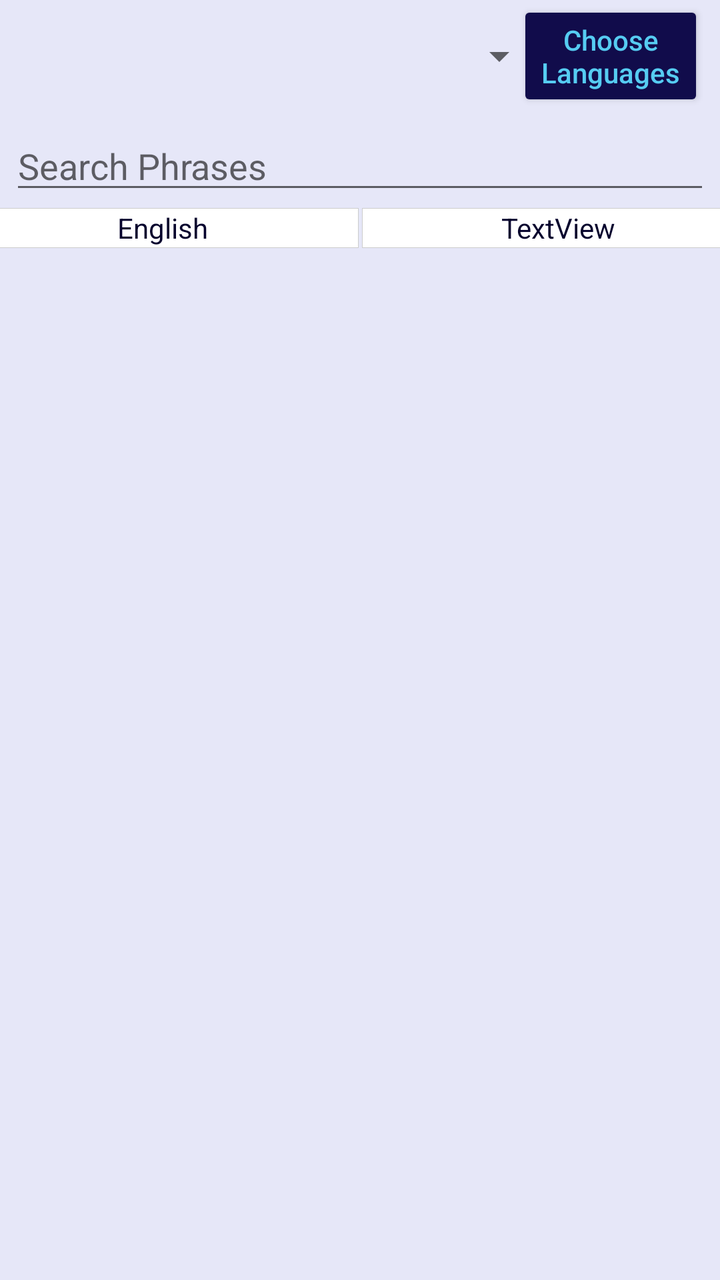
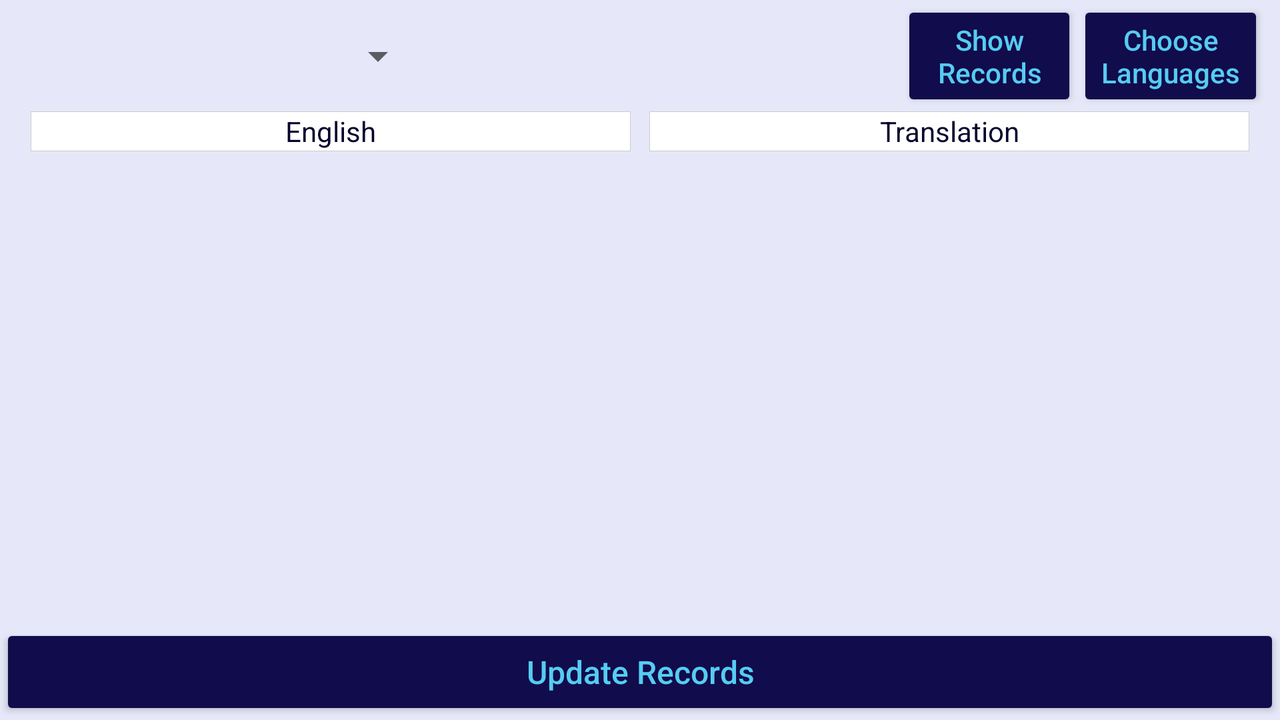

One screen, two layout resources from the same app: the default and the repository's alternative for another configuration. Each is rendered where Android would select it; the XML of both is given below.
<!-- AndroidManifest.xml: application theme AppTheme -->
<!-- res/layout/activity_dictionary.xml -->
<?xml version="1.0" encoding="utf-8"?>
<androidx.constraintlayout.widget.ConstraintLayout xmlns:android="http://schemas.android.com/apk/res/android"
    xmlns:app="http://schemas.android.com/apk/res-auto"
    xmlns:tools="http://schemas.android.com/tools"
    android:layout_width="match_parent"
    android:layout_height="match_parent"
    android:background="#1F505BE4"
    tools:context=".Dictionary">


    <Spinner
        android:id="@+id/language_spinner"
        android:layout_width="280dp"
        android:layout_height="40dp"
        android:layout_marginStart="8dp"
        android:layout_marginTop="8dp"
        app:layout_constraintEnd_toStartOf="@+id/subscribe_button"
        app:layout_constraintStart_toStartOf="parent"
        app:layout_constraintTop_toTopOf="parent" />

    <Button
        android:id="@+id/subscribe_button"
        android:layout_width="wrap_content"
        android:layout_height="wrap_content"
        android:layout_marginEnd="8dp"
        android:backgroundTint="@color/colorPrimary"
        android:text="@string/choose_languages_button_text"
        android:textAllCaps="false"
        android:textColor="@color/colorPrimaryLight"
        android:textSize="14sp"
        app:layout_constraintBottom_toBottomOf="@+id/language_spinner"
        app:layout_constraintEnd_toEndOf="parent"
        app:layout_constraintTop_toTopOf="@+id/language_spinner" />

    <EditText
        android:id="@+id/search_box"
        android:layout_width="match_parent"
        android:layout_height="wrap_content"
        android:layout_margin="5dp"
        android:ems="10"
        android:hint="@string/search_phrases"
        android:inputType="textPersonName"
        android:textColor="@color/colorPrimaryDark"
        app:layout_constraintEnd_toStartOf="@+id/display_recycler_view"
        app:layout_constraintHorizontal_bias="0.53"
        app:layout_constraintStart_toEndOf="@+id/display_recycler_view"
        app:layout_constraintTop_toBottomOf="@+id/subscribe_button" />

    <TextView
        android:id="@+id/english_text"
        android:layout_width="196dp"
        android:layout_height="20dp"
        android:layout_marginStart="8dp"
        android:background="@drawable/border"
        android:gravity="center|center_vertical"
        android:text="@string/english"
        android:textColor="@color/colorPrimaryDark"
        app:layout_constraintBaseline_toBaselineOf="@+id/translated_text"
        app:layout_constraintEnd_toStartOf="@+id/translated_text"
        app:layout_constraintStart_toStartOf="parent" />

    <TextView
        android:id="@+id/translated_text"
        android:layout_width="196dp"
        android:layout_height="20dp"
        android:layout_marginStart="2dp"
        android:layout_marginTop="2dp"
        android:layout_marginEnd="8dp"
        android:background="@drawable/border"
        android:gravity="center|center_vertical"
        android:text="TextView"
        android:textColor="@color/colorPrimaryDark"
        app:layout_constraintEnd_toEndOf="parent"
        app:layout_constraintStart_toEndOf="@+id/english_text"
        app:layout_constraintTop_toBottomOf="@+id/search_box" />

    <androidx.recyclerview.widget.RecyclerView
        android:id="@+id/display_recycler_view"
        android:layout_width="0dp"
        android:layout_height="0dp"
        android:scrollbars="vertical"
        app:layout_constraintBottom_toBottomOf="parent"
        app:layout_constraintEnd_toEndOf="parent"
        app:layout_constraintStart_toStartOf="parent"
        app:layout_constraintTop_toBottomOf="@+id/translated_text" />
</androidx.constraintlayout.widget.ConstraintLayout>
<!-- resources referenced by this layout -->
<resources>
  <color name="colorPrimary">#110C4B</color>
  <color name="colorPrimaryDark">#06032D</color>
  <color name="colorPrimaryLight">#56CCF2</color>
  <!-- drawable border (drawable) -->
  <?xml version="1.0" encoding="utf-8"?>
  <shape xmlns:android="http://schemas.android.com/apk/res/android"
      android:shape="rectangle">
      <solid android:color="#FFFFFF" />
      <stroke
          android:width="0.3dp"
          android:color="#CCCCCC" />
  </shape>
  <string name="choose_languages_button_text">Choose\nLanguages</string>
  <string name="english">English</string>
  <string name="search_phrases">Search Phrases</string>
  <style name="AppTheme" parent="Theme.AppCompat.Light.DarkActionBar">
          
          <item name="colorPrimary">@color/colorPrimary</item>
          <item name="colorPrimaryDark">@color/colorPrimaryDark</item>
          <item name="colorAccent">@color/colorAccent</item>
      </style>
  <color name="colorAccent">#A7DAFF</color>
</resources>
<!-- res/layout-land/activity_dictionary.xml (the repository's variant of the layout above) -->
<!-- drawn on the phone turned sideways -->
<?xml version="1.0" encoding="utf-8"?>
<androidx.constraintlayout.widget.ConstraintLayout xmlns:android="http://schemas.android.com/apk/res/android"
    xmlns:app="http://schemas.android.com/apk/res-auto"
    xmlns:tools="http://schemas.android.com/tools"
    android:layout_width="match_parent"
    android:layout_height="match_parent"
    android:background="#1F505BE4"
    tools:context=".Dictionary">


    <Spinner
        android:id="@+id/dic_language_spinner"
        android:layout_width="205dp"
        android:layout_height="40dp"
        android:layout_marginStart="8dp"
        android:layout_marginTop="8dp"
        app:layout_constraintStart_toStartOf="parent"
        app:layout_constraintTop_toTopOf="parent" />

    <Button
        android:id="@+id/subscribe_button"
        android:layout_width="wrap_content"
        android:layout_height="wrap_content"
        android:layout_marginEnd="8dp"
        android:backgroundTint="@color/colorPrimary"
        android:text="@string/choose_languages_button_text"
        android:textAllCaps="false"
        android:textColor="@color/colorPrimaryLight"
        android:textSize="14sp"
        app:layout_constraintBottom_toBottomOf="@+id/dic_language_spinner"
        app:layout_constraintEnd_toEndOf="parent"
        app:layout_constraintTop_toTopOf="@+id/dic_language_spinner" />

    <TextView
        android:id="@+id/english_text"
        android:layout_width="300dp"
        android:layout_height="20dp"
        android:layout_marginStart="8dp"
        android:background="@drawable/border"
        android:gravity="center|center_vertical"
        android:text="@string/english"
        android:textColor="@color/colorPrimaryDark"
        app:layout_constraintBaseline_toBaselineOf="@+id/translated_text"
        app:layout_constraintEnd_toStartOf="@+id/translated_text"
        app:layout_constraintStart_toStartOf="parent" />

    <TextView
        android:id="@+id/translated_text"
        android:layout_width="300dp"
        android:layout_height="20dp"
        android:layout_marginStart="2dp"
        android:layout_marginEnd="8dp"
        android:background="@drawable/border"
        android:gravity="center|center_vertical"
        android:text="@string/translation"
        android:textColor="@color/colorPrimaryDark"
        app:layout_constraintEnd_toEndOf="parent"
        app:layout_constraintStart_toEndOf="@+id/english_text"
        app:layout_constraintTop_toBottomOf="@+id/show_records_button" />

    <androidx.recyclerview.widget.RecyclerView
        android:id="@+id/display_recycler_view"
        android:layout_width="0dp"
        android:layout_height="0dp"
        android:scrollbars="vertical"
        app:layout_constraintBottom_toTopOf="@+id/button4"
        app:layout_constraintEnd_toEndOf="parent"
        app:layout_constraintStart_toStartOf="parent"
        app:layout_constraintTop_toBottomOf="@+id/translated_text" />

    <Button
        android:id="@+id/show_records_button"
        android:layout_width="wrap_content"
        android:layout_height="wrap_content"
        android:backgroundTint="@color/colorPrimary"
        android:onClick="displayRecords"
        android:text="@string/show_nrecords"
        android:textAllCaps="false"
        android:textColor="@color/colorPrimaryLight"
        android:textSize="14sp"
        app:layout_constraintBottom_toBottomOf="@+id/subscribe_button"
        app:layout_constraintEnd_toStartOf="@+id/subscribe_button"
        app:layout_constraintTop_toTopOf="@+id/subscribe_button" />

    <Button
        android:id="@+id/button4"
        android:layout_width="0dp"
        android:layout_height="wrap_content"
        android:backgroundTint="@color/colorPrimary"
        android:onClick="updateRecords"
        android:text="@string/update_records"
        android:textAllCaps="false"
        android:textColor="@color/colorPrimaryLight"
        android:textSize="16sp"
        app:layout_constraintBottom_toBottomOf="parent"
        app:layout_constraintEnd_toEndOf="parent"
        app:layout_constraintStart_toStartOf="parent" />


</androidx.constraintlayout.widget.ConstraintLayout>
<!-- resources referenced by the variant -->
<!-- as the phone turned sideways resolves them -->
<resources>
  <color name="colorPrimary">#110C4B</color>
  <color name="colorPrimaryDark">#06032D</color>
  <color name="colorPrimaryLight">#56CCF2</color>
  <!-- drawable border (drawable) -->
  <?xml version="1.0" encoding="utf-8"?>
  <shape xmlns:android="http://schemas.android.com/apk/res/android"
      android:shape="rectangle">
      <solid android:color="#FFFFFF" />
      <stroke
          android:width="0.3dp"
          android:color="#CCCCCC" />
  </shape>
  <string name="choose_languages_button_text">Choose\nLanguages</string>
  <string name="english">English</string>
  <string name="show_nrecords">Show\nRecords</string>
  <string name="translation">Translation</string>
  <string name="update_records">Update Records</string>
  <style name="AppTheme" parent="Theme.AppCompat.Light.DarkActionBar">
          
          <item name="colorPrimary">@color/colorPrimary</item>
          <item name="colorPrimaryDark">@color/colorPrimaryDark</item>
          <item name="colorAccent">@color/colorAccent</item>
      </style>
  <color name="colorAccent">#A7DAFF</color>
</resources>
